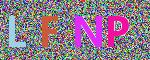

This chart was generated by the following Python code:
#!/usr/bin/env python
# -*- coding: utf-8 -*-

"""
* 0010
* by ahwz001
* 2017/8/10
* Thanks for this project. I learned a lot here.
* Please refer to the project folder renzongxian, I learned this code from that and write some comments.
"""

from PIL import Image, ImageDraw, ImageFont
import string
import random
import os


def random_color():
    # Generate random color, and return as a tuple
    return (random.randint(0, 255), random.randint(0, 255), random.randint(0, 255))


def generate_authenticode():
    # Generate random letters:
    letters = []
    for i in range(4):
        letters.append(random.choice(string.letters))

    # Set the size of the image        
    width = 150
    height = 60

    # Generate an image
    im = Image.new('RGB',(width,height),(255,255,255))

    # Draw letters on the image
    dr = ImageDraw.Draw(im)
    font = ImageFont.truetype('msyhbd.ttf',40)

   # Draw letters on the image
    for i in range(4):
        dr.text((5+i*33,5), letters[i],random_color(),font)
    del dr
    
    # Change the background color
    for x in range(width):
        for y in range(height):
            if im.getpixel((x,y)) == (255,255,255):
                im.putpixel((x,y), random_color())

    # Save img.
    im.save('0010.jpg')


if __name__ == '__main__':
    generate_authenticode()
    os.system('display *.jpg')
